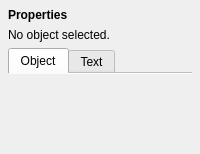
<?xml version="1.0" encoding="UTF-8"?>
<ui version="4.0">
 <class>PropertiesPanelForm</class>
 <widget class="QWidget" name="PropertiesPanelForm">
  <property name="windowTitle">
   <string>Properties Panel</string>
  </property>
  <layout class="QVBoxLayout" name="mainLayout">
   <property name="spacing">
    <number>6</number>
   </property>
   <property name="leftMargin">
    <number>8</number>
   </property>
   <property name="topMargin">
    <number>8</number>
   </property>
   <property name="rightMargin">
    <number>8</number>
   </property>
   <property name="bottomMargin">
    <number>8</number>
   </property>
   <item>
    <widget class="QLabel" name="titleLabel">
     <property name="sizePolicy">
      <sizepolicy hsizetype="Preferred" vsizetype="Maximum">
       <horstretch>0</horstretch>
       <verstretch>0</verstretch>
      </sizepolicy>
     </property>
     <property name="font">
      <font>
       <weight>75</weight>
       <bold>true</bold>
      </font>
     </property>
     <property name="text">
      <string>Properties</string>
     </property>
    </widget>
   </item>
   <item>
    <widget class="QLabel" name="infoLabel">
     <property name="sizePolicy">
      <sizepolicy hsizetype="Preferred" vsizetype="Maximum">
       <horstretch>0</horstretch>
       <verstretch>0</verstretch>
      </sizepolicy>
     </property>
     <property name="text">
      <string>No object selected.</string>
     </property>
     <property name="alignment">
      <set>Qt::AlignLeading|Qt::AlignLeft|Qt::AlignTop</set>
     </property>
     <property name="wordWrap">
      <bool>true</bool>
     </property>
    </widget>
   </item>
   <item>
    <widget class="QTabWidget" name="tabWidget">
     <property name="documentMode">
      <bool>true</bool>
     </property>
     <property name="tabsClosable">
      <bool>false</bool>
     </property>
     <property name="movable">
      <bool>false</bool>
     </property>
     <widget class="QWidget" name="objectTab">
      <attribute name="title">
       <string>Object</string>
      </attribute>
      <layout class="QVBoxLayout" name="objectTabLayout">
       <property name="spacing">
        <number>0</number>
       </property>
       <property name="leftMargin">
        <number>0</number>
       </property>
       <property name="topMargin">
        <number>0</number>
       </property>
       <property name="rightMargin">
        <number>0</number>
       </property>
       <property name="bottomMargin">
        <number>0</number>
       </property>
       <item>
        <widget class="QScrollArea" name="objectScrollArea">
         <property name="frameShape">
          <enum>QFrame::NoFrame</enum>
         </property>
         <property name="widgetResizable">
          <bool>true</bool>
         </property>
         <widget class="QWidget" name="objectScrollAreaWidgetContents">
          <property name="geometry">
           <rect>
            <x>0</x>
            <y>0</y>
            <width>100</width>
            <height>100</height>
           </rect>
          </property>
          <layout class="QFormLayout" name="objectFormLayout">
           <property name="fieldGrowthPolicy">
            <enum>QFormLayout::AllNonFixedFieldsGrow</enum>
           </property>
           <property name="rowWrapPolicy">
            <enum>QFormLayout::DontWrapRows</enum>
           </property>
           <property name="horizontalSpacing">
            <number>6</number>
           </property>
           <property name="verticalSpacing">
            <number>6</number>
           </property>
           <property name="leftMargin">
            <number>0</number>
           </property>
           <property name="topMargin">
            <number>0</number>
           </property>
           <property name="rightMargin">
            <number>0</number>
           </property>
           <property name="bottomMargin">
            <number>0</number>
           </property>
          </layout>
         </widget>
        </widget>
       </item>
      </layout>
     </widget>
     <widget class="QWidget" name="textTab">
      <attribute name="title">
       <string>Text</string>
      </attribute>
      <layout class="QVBoxLayout" name="textTabLayout">
       <property name="spacing">
        <number>0</number>
       </property>
       <property name="leftMargin">
        <number>0</number>
       </property>
       <property name="topMargin">
        <number>0</number>
       </property>
       <property name="rightMargin">
        <number>0</number>
       </property>
       <property name="bottomMargin">
        <number>0</number>
       </property>
       <item>
        <widget class="QScrollArea" name="textScrollArea">
         <property name="frameShape">
          <enum>QFrame::NoFrame</enum>
         </property>
         <property name="widgetResizable">
          <bool>true</bool>
         </property>
         <widget class="QWidget" name="textScrollAreaWidgetContents">
          <property name="geometry">
           <rect>
            <x>0</x>
            <y>0</y>
            <width>100</width>
            <height>100</height>
           </rect>
          </property>
          <layout class="QFormLayout" name="textFormLayout">
           <property name="fieldGrowthPolicy">
            <enum>QFormLayout::AllNonFixedFieldsGrow</enum>
           </property>
           <property name="rowWrapPolicy">
            <enum>QFormLayout::DontWrapRows</enum>
           </property>
           <property name="horizontalSpacing">
            <number>6</number>
           </property>
           <property name="verticalSpacing">
            <number>6</number>
           </property>
           <property name="leftMargin">
            <number>0</number>
           </property>
           <property name="topMargin">
            <number>0</number>
           </property>
           <property name="rightMargin">
            <number>0</number>
           </property>
           <property name="bottomMargin">
            <number>0</number>
           </property>
          </layout>
         </widget>
        </widget>
       </item>
      </layout>
     </widget>
    </widget>
   </item>
  </layout>
 </widget>
 <resources/>
 <connections/>
</ui>
